Frame 1 (no input): blank canvas, image omitted
Frame 60 (no input): blank canvas, image omitted
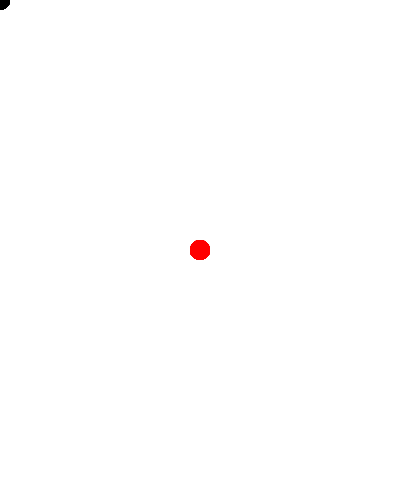
Frame 120 (the mouse pressed at the canvas centre since frame 60)

The p5.js sketch whose frames 1 and 60 were blank and that drew this single picture after the mouse press (run headless with seeded random() and noise() and a simulated clock; from frame 60 on, the mouse is pressed at the canvas centre):

// p5.js sketch
// ── sketch.js

var colorArray = ["black","red", "green", "blue", "orange", "purple"];
var counter = 0;
function setup() {
  createCanvas(400,500);
  noStroke();
}

function draw() {
    //console.log(colorArray[counter]);
    fill(colorArray[counter]);
    ellipse(mouseX, mouseY, 20,20);

}

function mousePressed(){
  
  //counter = counter + 1;
  counter++;
  if(counter >= colorArray.length){
    counter = 0;
  }
}
